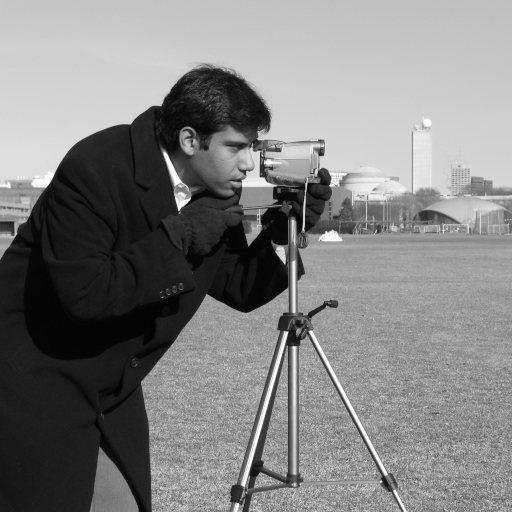
#> input picture skimage.data.camera(), 512 x 512 px
$ python lab6.py
#> lines starting #> are read from the running program, lines starting #| are printed output that depends on the picture
import io
import sys
import zlib

import numpy as np
from PIL import Image

import matplotlib
matplotlib.use("Agg")
import matplotlib.pyplot as plt
from skimage.metrics import structural_similarity

Q50 = np.array([
    [16, 11, 10, 16, 24, 40, 51, 61],
    [12, 12, 14, 19, 26, 58, 60, 55],
    [14, 13, 16, 24, 40, 57, 69, 56],
    [14, 17, 22, 29, 51, 87, 80, 62],
    [18, 22, 37, 56, 68, 109, 103, 77],
    [24, 35, 55, 64, 81, 104, 113, 92],
    [49, 64, 78, 87, 103, 121, 120, 101],
    [72, 92, 95, 98, 112, 100, 103, 99],
], dtype=np.float64)

QUALITIES = [95, 90, 75, 50, 30, 15, 5]


def load_gray(path=None):
    if path is None:
        from skimage import data
        arr = np.asarray(data.camera(), dtype=np.uint8)
#> arr is the input picture: shape (512, 512); min 0, max 255, mean 129.1
    else:
        arr = np.asarray(Image.open(path).convert("L"), dtype=np.uint8)
    h, w = arr.shape
#> h = 512; w = 512
    return arr[: h - h % 8, : w - w % 8]


def blockify(img):
    h, w = img.shape
    return (img.reshape(h // 8, 8, w // 8, 8)
               .swapaxes(1, 2)
               .reshape(-1, 8, 8))


def unblockify(blocks, h, w):
    return (blocks.reshape(h // 8, w // 8, 8, 8)
                  .swapaxes(1, 2)
                  .reshape(h, w))


def psnr(a, b):
    mse = np.mean((a.astype(np.float64) - b.astype(np.float64)) ** 2)
    return float("inf") if mse == 0 else 10 * np.log10(255.0 ** 2 / mse)


def ssim(a, b):
    return float(structural_similarity(a, b, data_range=255))


def size_bytes(coeffs):
    return len(zlib.compress(coeffs.tobytes(), 9))


def jpeg_size(img, q):
    buf = io.BytesIO()
    Image.fromarray(img).save(buf, format="JPEG", quality=q)
    return buf.tell()


def dct_matrix(N=8):
    D = np.zeros((N, N))
    for k in range(N):
        a = np.sqrt(1 / N) if k == 0 else np.sqrt(2 / N)
        for n in range(N):
            D[k, n] = a * np.cos(np.pi * (2 * n + 1) * k / (2 * N))
    return D


D = dct_matrix()


def dct2(block):
    return D @ block @ D.T


def idct2(coeffs):
    return D.T @ coeffs @ D


def qtable(q):
    q = max(1, min(99, q))
    S = 5000 / q if q < 50 else 200 - 2 * q
    return np.clip(np.floor((S * Q50 + 50) / 100), 1, 255)


def encode(img, q):
    Q = qtable(q)
    blocks = blockify(img.astype(np.float64) - 128)
    coeffs = np.array([np.round(dct2(b) / Q) for b in blocks])
    return coeffs.astype(np.int16), Q


def decode(coeffs, Q, h, w):
    blocks = np.array([idct2(c * Q) for c in coeffs])
    img = unblockify(blocks, h, w) + 128
    return np.clip(img, 0, 255).round().astype(np.uint8)


def check(name, ok, info=""):
    print(f"{'ТАК' if ok else 'НІ '}  {name}  {info}")
    return ok


def run_tests(img):
    h, w = img.shape
    ok = True
    ok &= check("1. рядки D ортонормовані", np.allclose(D @ D.T, np.eye(8)))
    ok &= check("1. рядок 0 сталий", np.allclose(D[0], D[0, 0]))

    blk = blockify(img.astype(np.float64) - 128)[1000 % len(blockify(img))]
    err = np.abs(idct2(dct2(blk)) - blk).max()
    ok &= check("2. dct2 -> idct2 без втрат", err < 1e-9, f"похибка {err:.1e}")

    ok &= check("3. qtable(50) == Q50", np.array_equal(qtable(50), Q50))
    ok &= check("3. середні qtable (90/50/10)", True,
                f"{qtable(90).mean():.0f} / {qtable(50).mean():.0f} / {qtable(10).mean():.0f}")

    coeffs, Q = encode(img, 50)
    nz = np.count_nonzero(coeffs.reshape(len(coeffs), -1), axis=1).mean()
    rec = decode(coeffs, Q, h, w)
    ok &= check("4. кодер дає int16 і форму (N,8,8)",
                coeffs.dtype == np.int16 and coeffs.shape[1:] == (8, 8))
    ok &= check("5. декодер дає uint8 потрібної форми",
                rec.dtype == np.uint8 and rec.shape == (h, w))
    ok &= check("5. q=50: PSNR і SSIM", True,
                f"у середньому виживає {nz:.1f} з 64, "
                f"PSNR {psnr(img, rec):.1f} дБ, SSIM {ssim(img, rec):.3f}")
    return bool(ok)


def quality_curve(img, outdir="."):
    h, w = img.shape
    raw = img.size
    rows = []
    for q in QUALITIES:
        coeffs, Q = encode(img, q)
        rec = decode(coeffs, Q, h, w)
        Image.fromarray(rec).save(f"{outdir}/q{q:02d}.png")
        nbytes = size_bytes(coeffs)
        rows.append(dict(
            q=q, bytes=nbytes, ratio=raw / nbytes,
            zeros=100 * (coeffs == 0).mean(),
            nz=np.count_nonzero(coeffs.reshape(len(coeffs), -1), axis=1).mean(),
            psnr=psnr(img, rec), ssim=ssim(img, rec), jpeg=jpeg_size(img, q)))
    return rows


def print_table(rows, raw):
    print(f"\nСирий розмір {raw} байт")
    print(f"{'q':>3} {'байт':>8} {'стиснення':>10} {'нулів':>7} "
          f"{'PSNR':>6} {'SSIM':>6} {'JPEG, байт':>11}")
    for r in rows:
        print(f"{r['q']:>3} {r['bytes']:>8} {r['ratio']:>9.1f}x {r['zeros']:>6.1f}% "
              f"{r['psnr']:>6.1f} {r['ssim']:>6.3f} {r['jpeg']:>11}")


def plot_curve(rows, path="curve.png"):
    q = [r["q"] for r in rows]
    fig, ax = plt.subplots(1, 3, figsize=(13, 3.8))
    ax[0].plot(q, [r["bytes"] / 1000 for r in rows], "o-", label="наш (zlib)")
    ax[0].plot(q, [r["jpeg"] / 1000 for r in rows], "s--", label="справжній JPEG")
    ax[0].set_ylabel("розмір, КБ"); ax[0].legend()
    ax[1].plot(q, [r["psnr"] for r in rows], "o-", color="tab:green")
    ax[1].set_ylabel("PSNR, дБ")
    ax[2].plot(q, [r["ssim"] for r in rows], "o-", color="tab:red")
    ax[2].set_ylabel("SSIM")
    for a in ax:
        a.set_xlabel("якість q"); a.grid(alpha=.3); a.invert_xaxis()
    fig.suptitle("Крива «розмір / PSNR / SSIM»")
    fig.tight_layout()
    fig.savefig(path, dpi=130)
    plt.close(fig)


if __name__ == "__main__":
    img = load_gray(sys.argv[1] if len(sys.argv) > 1 else None)
    print("Зображення:", img.shape)
#| Зображення: (512, 512)
    if not run_tests(img):
#> in run_tests, `err = np.abs(idct2(dct2(blk)) - blk).max()`: err = 4.26e-13
#| ТАК  2. dct2 -> idct2 без втрат  похибка 4.3e-13
#> in run_tests, `ok &= check("2. dct2 -> idct2 без втрат", err < 1e-9, f"похибка {err:...`: ok = True
#> in run_tests, `nz = np.count_nonzero(coeffs.reshape(len(coeffs), -1), axis=1).mean()`: nz = 7.7
#> in unblockify, `return (blocks.reshape(h // 8, w // 8, 8, 8) .swapaxes(1, 2) .reshape(..`:
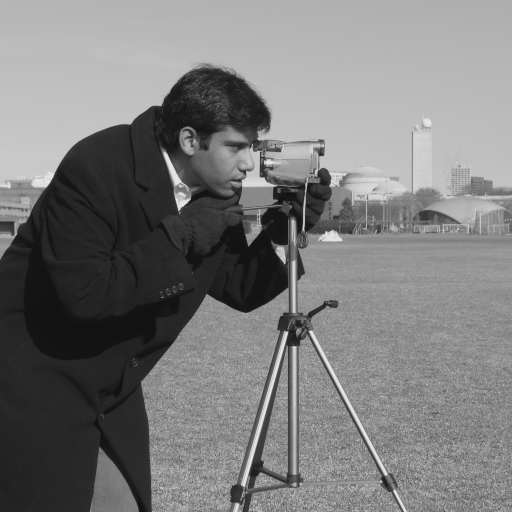
#> returned value: shape (512, 512) float64; min -146.8, max 158.4, mean 1.1; drawn with min black and max white
#> in psnr, `mse = np.mean((a.astype(np.float64) - b.astype(np.float64)) ** 2)`: mse = 35.74
        print("\nЄ «НІ» — виправте й запустіть знову.")
        sys.exit(1)
    rows = quality_curve(img)
#> in quality_curve, `h, w = img.shape`: h = 512
#> the loop in quality_curve, `for q in QUALITIES:` made 7 passes
#> nbytes on passes 1 to 7: 124228, 91292, 56743, 38045, 27688, 17230, 6913
#> after the loop in quality_curve, `for q in QUALITIES:`:
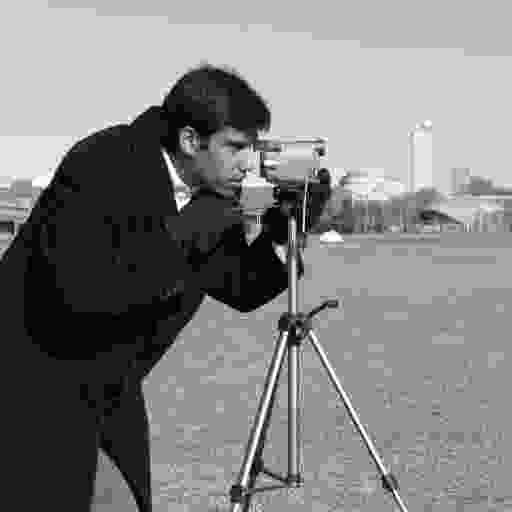
#> rec: shape (512, 512); min 0, max 255, mean 129.1
#> after the loop in quality_curve, `for q in QUALITIES:`: rows = 7 items
#> rows = 7 items
    print_table(rows, img.size)
#> the loop in print_table, `for r in rows:` made 7 passes
#|  95   124228       2.1x   57.3%   45.1  0.990       85033
#|  90    91292       2.9x   68.7%   40.3  0.979       59366
#|  75    56743       4.6x   81.3%   35.1  0.948       34472
#|  50    38045       6.9x   88.0%   32.6  0.914       22050
#|  30    27688       9.5x   91.5%   31.3  0.884       15735
#|  15    17230      15.2x   94.9%   29.5  0.826        9883
#|   5     6913      37.9x   97.6%   26.3  0.709        5164
    plot_curve(rows)
#> in plot_curve, `q = [r["q"] for r in rows]`: q = [95, 90, 75, 50, 30, 15, 5]
#> in plot_curve, `fig.savefig(path, dpi=130)`:
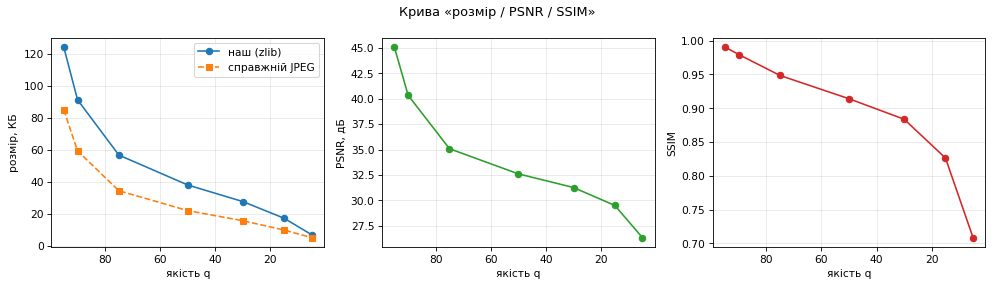
#> figure drawn by matplotlib, 3 panels
    Image.fromarray(img).save("original.png")
    print("\nЗбережено curve.png, original.png, q95.png ... q05.png")
